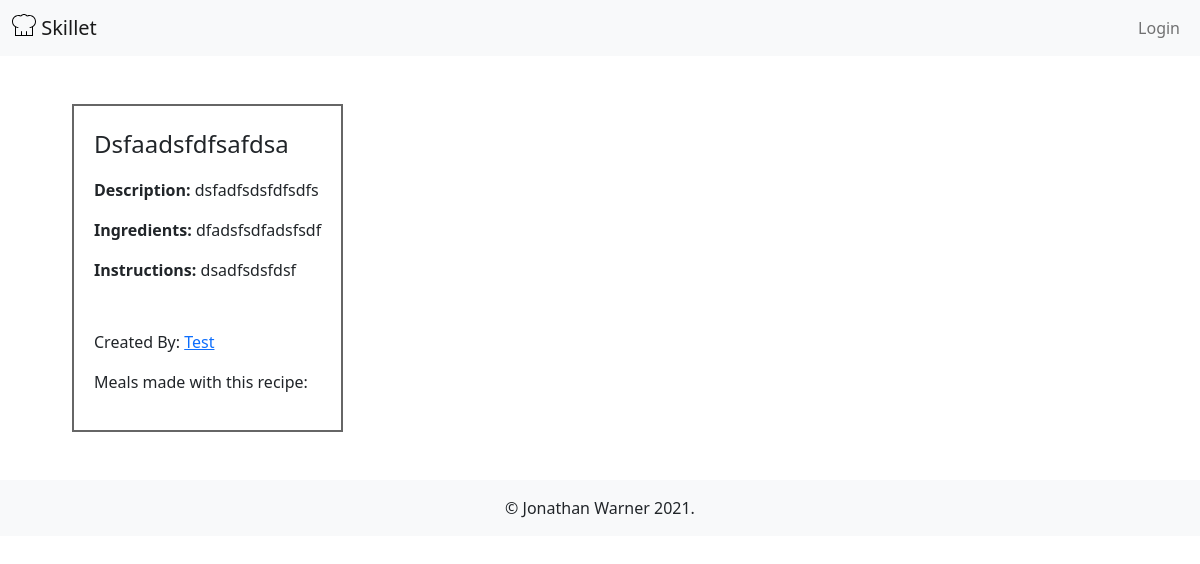
Page /view_recipe/2 on the earlier database version.
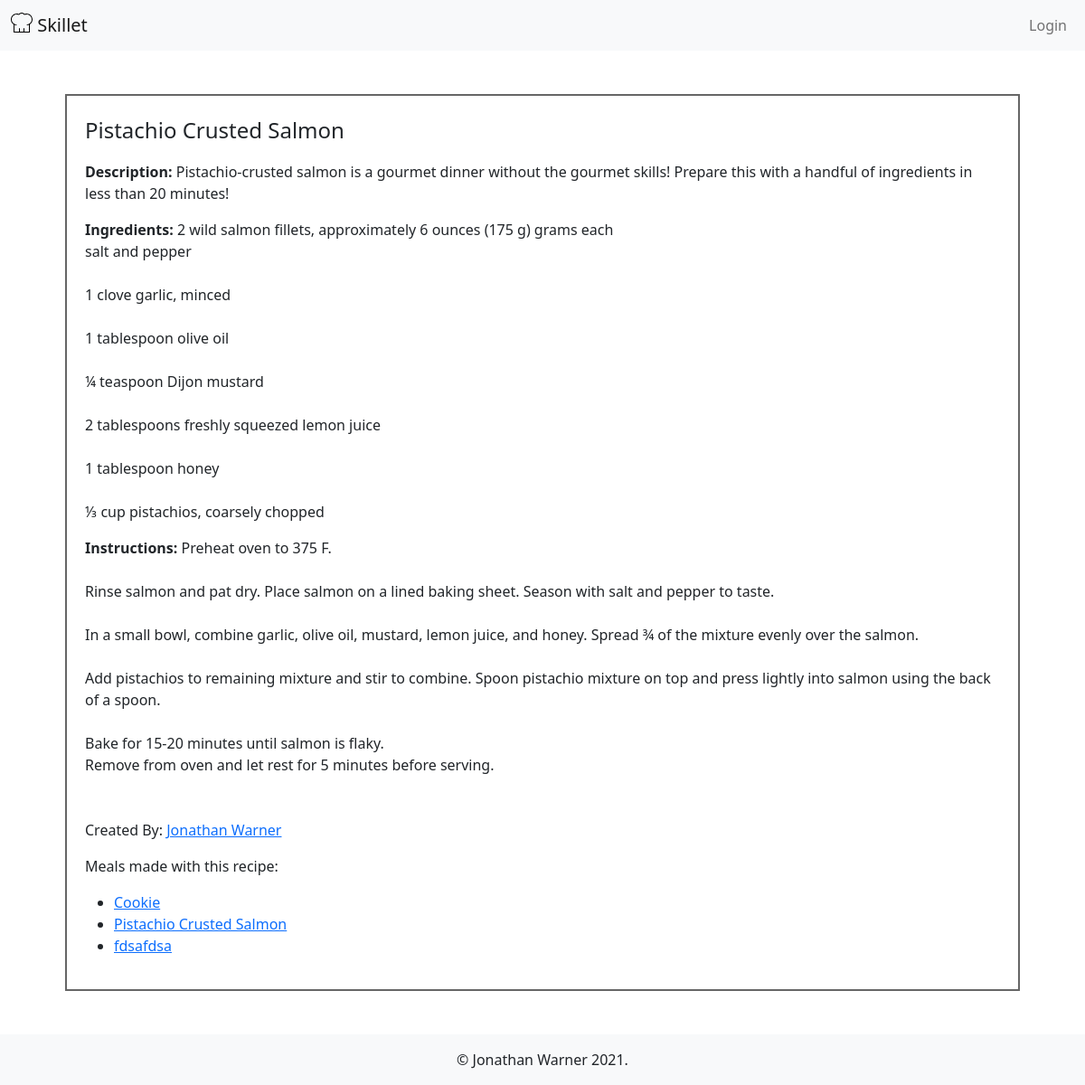
Same page on the later database version.
### skillet/models.py (models this page shows, shortened)
class Recipe(db.Model):
    __tablename__ = 'recipe'
    id = db.Column(db.Integer, primary_key=True)
    name = db.Column(db.String(80), nullable=False)
    description = db.Column(db.String(300), nullable=False)
    ingredients = db.Column(db.String(600), nullable=False)
    instructions = db.Column(db.String(600), nullable=False)
    created_by_id = db.Column(db.Integer, db.ForeignKey('user.id'))
    created_by = db.relationship('User')
    meals = db.relationship(
        'Meal', secondary='meal_recipes', back_populates="recipes")

class User(UserMixin, db.Model):
    __tablename__ = 'user'
    id = db.Column(db.Integer, primary_key=True)
    email = db.Column(db.String(80), nullable=False, unique=True)
    username = db.Column(db.String(80), nullable=False)
    password = db.Column(db.String(200), nullable=False)
    date_created = db.Column(db.DateTime, nullable=False)
    last_active = db.Column(db.DateTime, nullable=False)
    recipes = db.relationship('Recipe', backref='user')
    meals = db.relationship('Meal', backref='user')

class Meal(db.Model):
    __tablename__ = 'meal'
    id = db.Column(db.Integer, primary_key=True)
    name = db.Column(db.String(80), nullable=False)
    description = db.Column(db.String(300), nullable=True)
    date_prepared = db.Column(db.DateTime, nullable=False)
    img_url = db.Column(db.String(300), nullable=False)
    created_by_id = db.Column(db.Integer, db.ForeignKey('user.id'))
    created_by = db.relationship('User')
    recipes = db.relationship(
        'Recipe', secondary="meal_recipes", back_populates='meals')

### skillet/post/routes.py (the view)
@post.route('/view_recipe/<id>')
def view_recipe(id):
    recipe = Recipe.query.get(id)
    return render_template('recipe_detail.html', recipe=recipe)

### skillet/templates/recipe_detail.html (shortened to what this page needs)
{% extends 'base.html' %}
{% block content %}
<section class="p-5 d-flex">
    <div class="mx-4">
        <div class="recipe-info-container">
            <p class="fs-4">{{recipe.name.title()}}</p>
            <p class="text-prewrap"><strong>Description:</strong> {{recipe.description}}</p>
            <p class="text-prewrap"><strong>Ingredients:</strong> {{recipe.ingredients}}</p>
            <p class="text-prewrap"><strong>Instructions:</strong> {{recipe.instructions}}</p>
            <p class="mt-5">Created By:
                <a href="/profile/{{recipe.created_by.id}}">{{recipe.created_by.username.title()}}</a>
            </p>
            <div>
                <p>Meals made with this recipe:</p>
                <ul>
                    {% for meal in recipe.meals %}
                    <li><a href="/view_meal/{{meal.id}}">{{meal.name}}</a></li>
                    {% endfor %}
                </ul>
            </div>
        </div>
    </div>
</section>
{% endblock content %}

### skillet/templates/base.html (shortened to what this page needs)
<!DOCTYPE html>
<html lang="en">
<head>
    <link href="https://cdn.jsdelivr.net/npm/bootstrap@5.0.0-beta2/dist/css/bootstrap.min.css" rel="stylesheet"
>
    <link href="{{ url_for('static', filename='styles.css') }}" rel="stylesheet">
</head>
<body>
    <nav class="navbar navbar-expand-lg navbar-light bg-light">
        <div class="container-fluid">
            <a class="navbar-brand" href="/">
                Skillet
            </a>
            <div class="collapse navbar-collapse" id="navbarSupportedContent">
                <ul class="navbar-nav ms-auto">
                    {% if current_user.is_authenticated %}
                    <li>
                        <a class="nav-link" href="/logout">Logout</a>
                    </li>
                    <li>
                        <a class="nav-link profile-icon" href="/profile/{{current_user.id}}">
                            <svg xmlns="http://www.w3.org/2000/svg" width="24" height="24" viewBox="0 0 24 24"
                                fill="#555555">
                                <path
                                    d="M12 0c-6.627 0-12 5.373-12 12s5.373 12 12 12 12-5.373 12-12-5.373-12-12-12zm0 22c-3.123 0-5.914-1.441-7.749-3.69.259-.588.783-.995 1.867-1.246 2.244-.518 4.459-.981 3.393-2.945-3.155-5.82-.899-9.119 2.489-9.119 3.322 0 5.634 3.177 2.489 9.119-1.035 1.952 1.1 2.416 3.393 2.945 1.082.25 1.61.655 1.871 1.241-1.836 2.253-4.628 3.695-7.753 3.695z" />
                            </svg>
                        </a>
                    </li>
                    </form>
                    {% else %}
                    <li class="nav-item">
                        <a class="nav-link" href="/login">Login</a>
                    </li>
                    {% endif %}
                </ul>
            </div>
        </div>
    </nav>
    {% block content %}{% endblock %}
    <footer class="text-center p-3 bg-light text-dark">
        <p class="fs-6 m-0"> &copy; Jonathan Warner 2021.</p>
    </footer>
</body>
</html>

### skillet/static/styles.css (style rules this page uses)
.fs-6 { font-size: 0.2em; }
.recipe-info-container { border: 2px solid rgb(102, 102, 102); padding: 20px; }
.text-prewrap { white-space: pre-wrap; }

Differences in the rows shown:
no longer on this page (row edited): User: created_by.username "Test"
changed Recipe: name "Dsfaadsfdfsafdsa" → "Pistachio Crusted Salmon"; description "dsfadfsdsfdfsdfs" → "Pistachio-crusted salmon is a gourmet dinner without the gourmet skills! Prepare this with a handful of ingredients in less than 20 minutes!"; ingredients "dfadsfsdfadsfsdf" → "2 wild salmon fillets, approximately 6 ounces (175 g) grams each salt and pepper 1 clove garlic, minced 1 tablespoon olive oil ¼ teaspoon Dijon mustard 2 tablespoons freshly squeezed lemon juice 1 tablespoon honey ⅓ cup pistachios, coarsely chopped"; instructions "dsadfsdsfdsf" → "Preheat oven to 375 F. Rinse salmon and pat dry. Place salmon on a lined baking sheet. Season with salt and pepper to taste. In a small bowl, combine garlic, olive oil, mustard, lemon juice, and honey. Spread ¾ of the mixture evenly over the salmon. Add pistachios to remaining mixture and stir to combine. Spoon pistachio mixture on top and press lightly into salmon using the back of a spoon. Bake for 15-20 minutes until salmon is flaky. Remove from oven and let rest for 5 minutes before serving."
now on this page (row edited): User: created_by.username "Jonathan Warner"
now on this page (row edited): Meal: name "Cookie"
added Meal: name "Pistachio Crusted Salmon"
added Meal: name "fdsafdsa"
